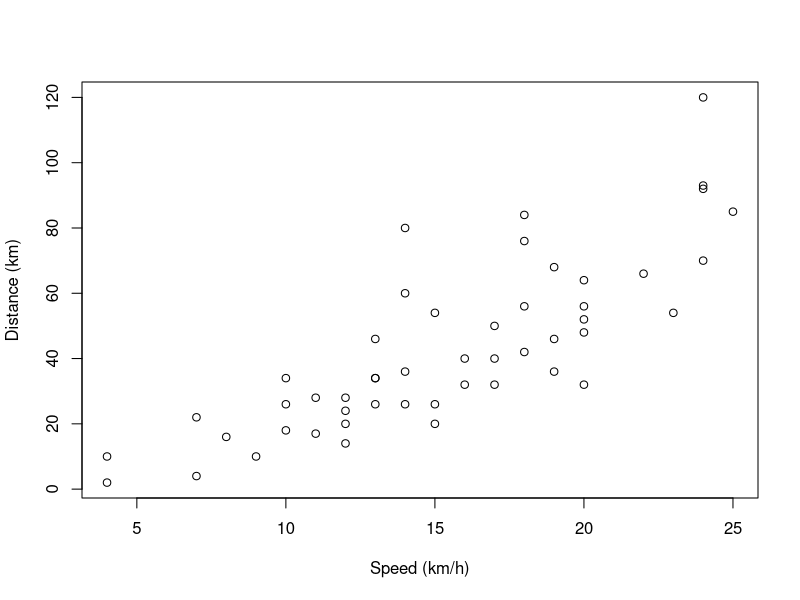

The R script that drew this image:
## ---- chunk 1
### Setting up the packages, options we'll need:
library(knitr)
knitr::opts_chunk$set(echo = FALSE)

## ---- chunk 2
### Question 1:
# Part (a)
kable(summary(cars), format = "markdown")

## ---- chunk 3
# Part (b)
with(cars, plot(x = speed, y = dist, xlab = "Speed (km/h)", ylab = "Distance (km)"))

## ---- chunk 4
### Question 2:
# note: round() Does not print trailing zeros
dist.sd1 <- round(sd(cars$dist), digits = 1) 
